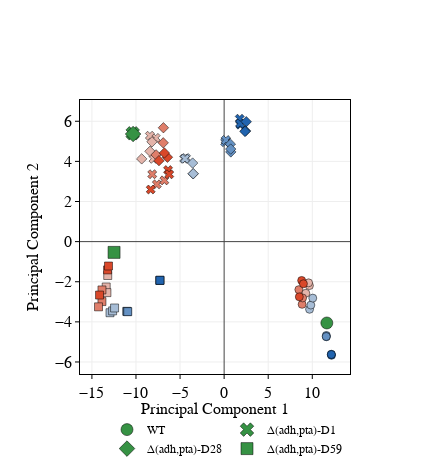

Notebook code for this chart:
### Code cell
features = [ 'acetate_yield',
             'formate_yield',
             'lactate_yield', 'biomass_yield',
             'growth_rate', 'pyruvate_yield', 'succinate_yield']
tsne_plot(features,15,10)

### Figure 1 — Plotly figure (JSON) as saved in the notebook; plotly's stock layout.template omitted (floating-point values rounded to 4 significant figures)
{"data": [{"marker": {"color": "rgb(54, 146, 68)", "line": {"color": "black", "width": 0.5}, "size": 12, "symbol": "circle"}, "mode": "markers", "name": "WT", "type": "scatter", "x": [11.65], "y": [-4.056]}, {"marker": {"color": "rgb(33.0, 100.0, 175.0)", "line": {"color": "black", "width": 0.5}, "size": 8, "symbol": "circle"}, "mode": "markers", "showlegend": false, "type": "scatter", "x": [12.18, 12.16, 12.16], "y": [-5.667, -5.614, -5.629]}, {"marker": {"color": "rgb(100.0, 144.66666666666666, 194.66666666666666)", "line": {"color": "black", "width": 0.5}, "size": 8, "symbol": "circle"}, "mode": "markers", "showlegend": false, "type": "scatter", "x": [11.59, 11.6, 11.58], "y": [-4.678, -4.742, -4.731]}, {"marker": {"color": "rgb(167.0, 189.33333333333331, 214.33333333333334)", "line": {"color": "black", "width": 0.5}, "size": 8, "symbol": "circle"}, "mode": "markers", "showlegend": false, "type": "scatter", "x": [9.689, 9.839, 10.06], "y": [-3.373, -3.163, -2.817]}, {"marker": {"color": "rgb(228.33333333333334, 180.0, 170.0)", "line": {"color": "black", "width": 0.5}, "size": 8, "symbol": "circle"}, "mode": "markers", "showlegend": false, "type": "scatter", "x": [9.676, 9.58, 9.269], "y": [-2.192, -2.054, -2.574]}, {"marker": {"color": "rgb(222.66666666666666, 126.0, 106.0)", "line": {"color": "black", "width": 0.5}, "size": 8, "symbol": "circle"}, "mode": "markers", "showlegend": false, "type": "scatter", "x": [8.844, 8.475, 8.898], "y": [-3.127, -2.394, -2.808]}, {"marker": {"color": "rgb(217.0, 72.0, 42.0)", "line": {"color": "black", "width": 0.5}, "size": 8, "symbol": "circle"}, "mode": "markers", "showlegend": false, "type": "scatter", "x": [8.529, 8.794, 8.995], "y": [-2.753, -1.935, -2.1]}, {"marker": {"color": "rgb(54, 146, 68)", "line": {"color": "black", "width": 0.5}, "size": 12, "symbol": "x"}, "mode": "markers", "name": "Δ(adh,pta)-D1", "type": "scatter", "x": [-10.37], "y": [5.399]}, {"marker": {"color": "rgb(33.0, 100.0, 175.0)", "line": {"color": "black", "width": 0.5}, "size": 8, "symbol": "x"}, "mode": "markers", "showlegend": false, "type": "scatter", "x": [1.77, 1.828, 1.819], "y": [6.128, 5.831, 5.885]}, {"marker": {"color": "rgb(100.0, 144.66666666666666, 194.66666666666666)", "line": {"color": "black", "width": 0.5}, "size": 8, "symbol": "x"}, "mode": "markers", "showlegend": false, "type": "scatter", "x": [0.2074, 0.1189, 0.192], "y": [5.032, 4.959, 5.066]}, {"marker": {"color": "rgb(167.0, 189.33333333333331, 214.33333333333334)", "line": {"color": "black", "width": 0.5}, "size": 8, "symbol": "x"}, "mode": "markers", "showlegend": false, "type": "scatter", "x": [-4.533, -4.325, -4.435], "y": [4.134, 4.167, 4.132]}, {"marker": {"color": "rgb(228.33333333333334, 180.0, 170.0)", "line": {"color": "black", "width": 0.5}, "size": 8, "symbol": "x"}, "mode": "markers", "showlegend": false, "type": "scatter", "x": [-7.768, -8.424, -8.01], "y": [5.17, 5.277, 4.127]}, {"marker": {"color": "rgb(222.66666666666666, 126.0, 106.0)", "line": {"color": "black", "width": 0.5}, "size": 8, "symbol": "x"}, "mode": "markers", "showlegend": false, "type": "scatter", "x": [-7.636, -8.156, -6.783], "y": [2.855, 3.361, 3.053]}, {"marker": {"color": "rgb(217.0, 72.0, 42.0)", "line": {"color": "black", "width": 0.5}, "size": 8, "symbol": "x"}, "mode": "markers", "showlegend": false, "type": "scatter", "x": [-8.331, -6.361, -6.226], "y": [2.598, 3.568, 3.355]}, {"marker": {"color": "rgb(54, 146, 68)", "line": {"color": "black", "width": 0.5}, "size": 12, "symbol": "diamond"}, "mode": "markers", "name": "Δ(adh,pta)-D28", "type": "scatter", "x": [-10.33], "y": [5.365]}, {"marker": {"color": "rgb(33.0, 100.0, 175.0)", "line": {"color": "black", "width": 0.5}, "size": 8, "symbol": "diamond"}, "mode": "markers", "showlegend": false, "type": "scatter", "x": [2.512, 2.434, 2.364], "y": [5.978, 5.521, 5.493]}, {"marker": {"color": "rgb(100.0, 144.66666666666666, 194.66666666666666)", "line": {"color": "black", "width": 0.5}, "size": 8, "symbol": "diamond"}, "mode": "markers", "showlegend": false, "type": "scatter", "x": [0.7564, 0.7087, 0.7458], "y": [4.471, 4.859, 4.615]}, {"marker": {"color": "rgb(167.0, 189.33333333333331, 214.33333333333334)", "line": {"color": "black", "width": 0.5}, "size": 8, "symbol": "diamond"}, "mode": "markers", "showlegend": false, "type": "scatter", "x": [-3.518, -3.507, -3.573], "y": [3.38, 3.385, 3.917]}, {"marker": {"color": "rgb(228.33333333333334, 180.0, 170.0)", "line": {"color": "black", "width": 0.5}, "size": 8, "symbol": "diamond"}, "mode": "markers", "showlegend": false, "type": "scatter", "x": [-9.353, -8.411, -8.184], "y": [4.125, 4.502, 4.973]}, {"marker": {"color": "rgb(222.66666666666666, 126.0, 106.0)", "line": {"color": "black", "width": 0.5}, "size": 8, "symbol": "diamond"}, "mode": "markers", "showlegend": false, "type": "scatter", "x": [-6.888, -6.91, -7.717], "y": [5.677, 4.925, 4.325]}, {"marker": {"color": "rgb(217.0, 72.0, 42.0)", "line": {"color": "black", "width": 0.5}, "size": 8, "symbol": "diamond"}, "mode": "markers", "showlegend": false, "type": "scatter", "x": [-6.428, -7.391, -6.778], "y": [4.207, 4.037, 4.419]}, {"marker": {"color": "rgb(54, 146, 68)", "line": {"color": "black", "width": 0.5}, "size": 12, "symbol": "square"}, "mode": "markers", "name": "Δ(adh,pta)-D59", "type": "scatter", "x": [-12.49], "y": [-0.5372]}, {"marker": {"color": "rgb(33.0, 100.0, 175.0)", "line": {"color": "black", "width": 0.5}, "size": 8, "symbol": "square"}, "mode": "markers", "showlegend": false, "type": "scatter", "x": [-7.296, -7.276, -7.286], "y": [-1.937, -1.925, -1.93]}, {"marker": {"color": "rgb(100.0, 144.66666666666666, 194.66666666666666)", "line": {"color": "black", "width": 0.5}, "size": 8, "symbol": "square"}, "mode": "markers", "showlegend": false, "type": "scatter", "x": [-11.04, -11.0, -10.93], "y": [-3.474, -3.486, -3.492]}, {"marker": {"color": "rgb(167.0, 189.33333333333331, 214.33333333333334)", "line": {"color": "black", "width": 0.5}, "size": 8, "symbol": "square"}, "mode": "markers", "showlegend": false, "type": "scatter", "x": [-12.95, -12.65, -12.43], "y": [-3.545, -3.453, -3.308]}, {"marker": {"color": "rgb(228.33333333333334, 180.0, 170.0)", "line": {"color": "black", "width": 0.5}, "size": 8, "symbol": "square"}, "mode": "markers", "showlegend": false, "type": "scatter", "x": [-13.38, -13.21, -13.3], "y": [-2.262, -1.689, -2.542]}, {"marker": {"color": "rgb(222.66666666666666, 126.0, 106.0)", "line": {"color": "black", "width": 0.5}, "size": 8, "symbol": "square"}, "mode": "markers", "showlegend": false, "type": "scatter", "x": [-13.86, -14.25, -13.86], "y": [-2.989, -3.251, -2.409]}, {"marker": {"color": "rgb(217.0, 72.0, 42.0)", "line": {"color": "black", "width": 0.5}, "size": 8, "symbol": "square"}, "mode": "markers", "showlegend": false, "type": "scatter", "x": [-14.13, -13.22, -13.12], "y": [-2.664, -1.411, -1.215]}], "layout": {"height": 475, "legend": {"font": {"color": "black", "family": "Myriad Pro", "size": 12}, "orientation": "h", "x": 0.1, "y": -0.15}, "width": 430, "xaxis": {"linecolor": "black", "linewidth": 1, "mirror": true, "nticks": 8, "showgrid": true, "showline": true, "side": "bottom", "tickangle": 0, "tickcolor": "black", "tickfont": {"color": "black", "family": "Myriad Pro", "size": 16}, "ticklen": 4, "ticks": "outside", "title": {"font": {"color": "black", "family": "Myriad Pro", "size": 16}, "standoff": 0.5, "text": "Principal Component 1"}, "zeroline": true}, "yaxis": {"anchor": "x", "linecolor": "black", "linewidth": 1, "mirror": true, "showgrid": true, "showline": true, "side": "left", "tickangle": 0, "tickcolor": "black", "tickfont": {"color": "black", "family": "Myriad Pro", "size": 16}, "ticklen": 4, "ticks": "outside", "title": {"font": {"color": "black", "family": "Myriad Pro", "size": 16}, "text": "Principal Component 2"}, "zeroline": true}}}
